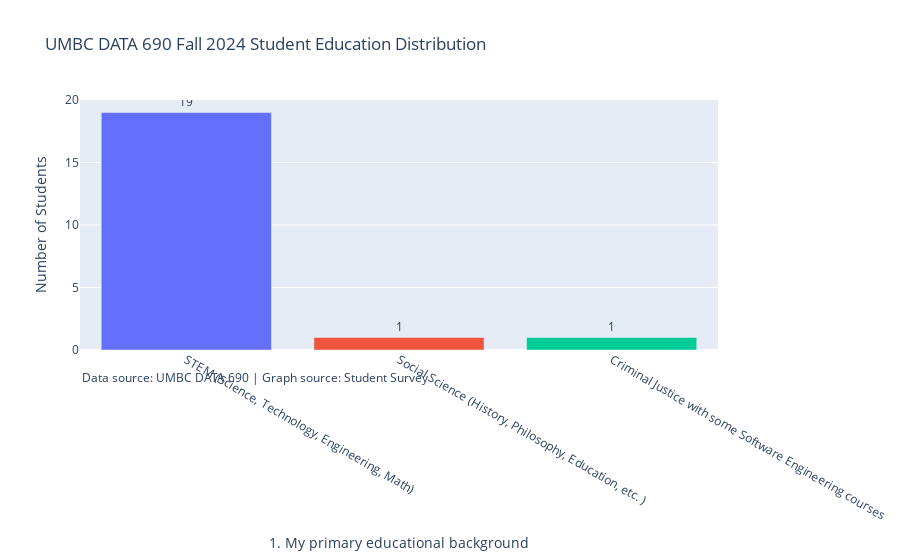

Write notebook code for a chart like this one.
### Markdown cell above
## Assignment 03 Part One

- Remove the color legend in the above bar char
- Add the number to the bar
- Add text annotation for "Data source" and "Graph source"
- Change the title for Y-axis from "count" to "Number of Students"

### Code cell
import plotly.express as px

fig = px.bar(
    df_edu_dist,
    x="1. My primary educational background",
    y="count",
    color="1. My primary educational background",
    title="UMBC DATA 690 Fall 2024 Student Education Distribution"
)

# Removing the color legend
fig.update_layout(showlegend=False)

# Adding the number to the top of each bar
fig.update_traces(texttemplate='%{y}', textposition='outside')

# Changing the Y-axis title
fig.update_layout(yaxis_title="Number of Students")

# Adding text annotations for data and graph sources
fig.add_annotation(
    x=0, y=-0.15,
    xref="paper", yref="paper",
    showarrow=False,
    text="Data source: UMBC DATA 690 | Graph source: Student Survey"
)


fig.show()

### Figure 1 — Plotly figure (JSON) as saved in the notebook; plotly's stock layout.template omitted (floating-point values rounded to 4 significant figures)
{"data": [{"alignmentgroup": "True", "hovertemplate": "1. My primary educational background=%{x}<br>count=%{y}<extra></extra>", "legendgroup": "STEM (Science, Technology, Engineering, Math)", "marker": {"color": "#636efa", "pattern": {"shape": ""}}, "name": "STEM (Science, Technology, Engineering, Math)", "offsetgroup": "STEM (Science, Technology, Engineering, Math)", "orientation": "v", "showlegend": true, "textposition": "outside", "texttemplate": "%{y}", "type": "bar", "x": ["STEM (Science, Technology, Engineering, Math)"], "xaxis": "x", "y": [19], "yaxis": "y"}, {"alignmentgroup": "True", "hovertemplate": "1. My primary educational background=%{x}<br>count=%{y}<extra></extra>", "legendgroup": "Social Science (History, Philosophy, Education, etc. )", "marker": {"color": "#EF553B", "pattern": {"shape": ""}}, "name": "Social Science (History, Philosophy, Education, etc. )", "offsetgroup": "Social Science (History, Philosophy, Education, etc. )", "orientation": "v", "showlegend": true, "textposition": "outside", "texttemplate": "%{y}", "type": "bar", "x": ["Social Science (History, Philosophy, Education, etc. )"], "xaxis": "x", "y": [1], "yaxis": "y"}, {"alignmentgroup": "True", "hovertemplate": "1. My primary educational background=%{x}<br>count=%{y}<extra></extra>", "legendgroup": "Criminal Justice with some Software Engineering courses", "marker": {"color": "#00cc96", "pattern": {"shape": ""}}, "name": "Criminal Justice with some Software Engineering courses", "offsetgroup": "Criminal Justice with some Software Engineering courses", "orientation": "v", "showlegend": true, "textposition": "outside", "texttemplate": "%{y}", "type": "bar", "x": ["Criminal Justice with some Software Engineering courses"], "xaxis": "x", "y": [1], "yaxis": "y"}], "layout": {"annotations": [{"showarrow": false, "text": "Data source: UMBC DATA 690 | Graph source: Student Survey", "x": 0, "xref": "paper", "y": -0.15, "yref": "paper"}], "barmode": "relative", "legend": {"title": {"text": "1. My primary educational background"}, "tracegroupgap": 0}, "showlegend": false, "title": {"text": "UMBC DATA 690 Fall 2024 Student Education Distribution"}, "xaxis": {"anchor": "y", "categoryarray": ["STEM (Science, Technology, Engineering, Math)", "Social Science (History, Philosophy, Education, etc. )", "Criminal Justice with some Software Engineering courses"], "categoryorder": "array", "domain": [0, 1], "title": {"text": "1. My primary educational background"}}, "yaxis": {"anchor": "x", "domain": [0, 1], "title": {"text": "Number of Students"}}}}
